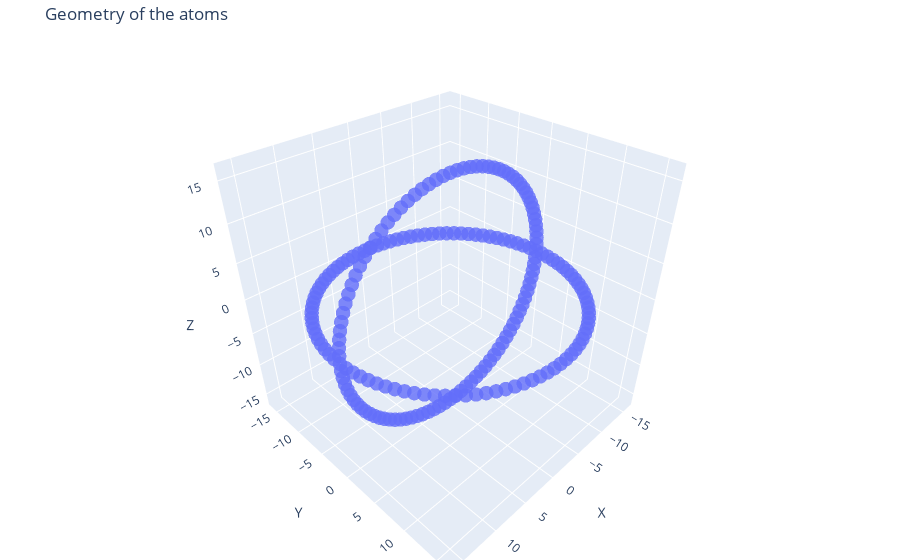

Notebook code for this chart:
### Code cell
gyroscope_yz = gyroscope_yz = np.vstack((ringxy, new_ringyz))
print(np.shape(gyroscope_yz))

#Remove duplicates (unique rows)
rounded = np.round(gyroscope_yz, decimals=5)
_, unique_indices = np.unique(rounded, axis=0, return_index=True)
gyroscope_yz_filtered = gyroscope_yz[unique_indices]
print(np.shape(gyroscope_yz_filtered))
Qchains.StructurePlotter(gyroscope_yz_filtered)

### Figure 1 — Plotly figure (JSON) as saved in the notebook; plotly's stock layout.template omitted (floating-point values rounded to 4 significant figures; data arrays with more than 128 entries replaced by an {"elided": "..."} marker saying what was removed)
{"data": [{"marker": {"opacity": 0.8, "size": 5}, "mode": "markers", "type": "scatter3d", "x": {"elided": "198 float values"}, "y": {"elided": "198 float values"}, "z": {"elided": "198 float values"}}], "layout": {"margin": {"b": 0, "l": 0, "r": 0, "t": 40}, "scene": {"xaxis": {"title": {"text": "X"}}, "yaxis": {"title": {"text": "Y"}}, "zaxis": {"title": {"text": "Z"}}}, "title": {"text": "Geometry of the atoms"}}}
